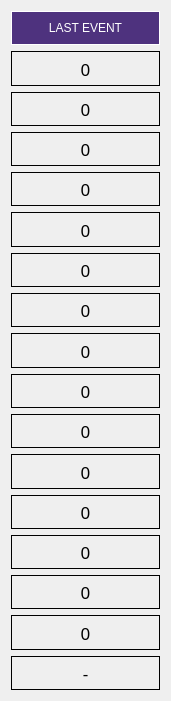
    <widget class="QWidget" name="verticalLayoutWidget_4">
     <property name="geometry">
      <rect>
       <x>660</x>
       <y>250</y>
       <width>171</width>
       <height>701</height>
      </rect>
     </property>
     <layout class="QVBoxLayout" name="verticalLayout_4">
      <item>
       <widget class="QLabel" name="label_5">
        <property name="styleSheet">
         <string notr="true">font: 75 16pt &quot;Bahnschrift&quot;;
background-color: rgb(78, 50, 126);
color:rgb(255,255,255);</string>
        </property>
        <property name="frameShape">
         <enum>QFrame::Panel</enum>
        </property>
        <property name="text">
         <string>LAST EVENT</string>
        </property>
        <property name="alignment">
         <set>Qt::AlignCenter</set>
        </property>
       </widget>
      </item>
      <item>
       <widget class="QLabel" name="label_errortime_1">
        <property name="font">
         <font>
          <family>Bahnschrift</family>
          <pointsize>13</pointsize>
         </font>
        </property>
        <property name="frameShape">
         <enum>QFrame::Panel</enum>
        </property>
        <property name="text">
         <string>0</string>
        </property>
        <property name="alignment">
         <set>Qt::AlignCenter</set>
        </property>
       </widget>
      </item>
      <item>
       <widget class="QLabel" name="label_errortime_2">
        <property name="font">
         <font>
          <family>Bahnschrift</family>
          <pointsize>13</pointsize>
         </font>
        </property>
        <property name="frameShape">
         <enum>QFrame::Panel</enum>
        </property>
        <property name="text">
         <string>0</string>
        </property>
        <property name="alignment">
         <set>Qt::AlignCenter</set>
        </property>
       </widget>
      </item>
      <item>
       <widget class="QLabel" name="label_errortime_3">
        <property name="font">
         <font>
          <family>Bahnschrift</family>
          <pointsize>13</pointsize>
         </font>
        </property>
        <property name="frameShape">
         <enum>QFrame::Panel</enum>
        </property>
        <property name="text">
         <string>0</string>
        </property>
        <property name="alignment">
         <set>Qt::AlignCenter</set>
        </property>
       </widget>
      </item>
      <item>
       <widget class="QLabel" name="label_errortime_4">
        <property name="font">
         <font>
          <family>Bahnschrift</family>
          <pointsize>13</pointsize>
         </font>
        </property>
        <property name="frameShape">
         <enum>QFrame::Panel</enum>
        </property>
        <property name="text">
         <string>0</string>
        </property>
        <property name="alignment">
         <set>Qt::AlignCenter</set>
        </property>
       </widget>
      </item>
      <item>
       <widget class="QLabel" name="label_errortime_5">
        <property name="font">
         <font>
          <family>Bahnschrift</family>
          <pointsize>13</pointsize>
         </font>
        </property>
        <property name="frameShape">
         <enum>QFrame::Panel</enum>
        </property>
        <property name="text">
         <string>0</string>
        </property>
        <property name="alignment">
         <set>Qt::AlignCenter</set>
        </property>
       </widget>
      </item>
      <item>
       <widget class="QLabel" name="label_errortime_6">
        <property name="font">
         <font>
          <family>Bahnschrift</family>
          <pointsize>13</pointsize>
         </font>
        </property>
        <property name="frameShape">
         <enum>QFrame::Panel</enum>
        </property>
        <property name="text">
         <string>0</string>
        </property>
        <property name="alignment">
         <set>Qt::AlignCenter</set>
        </property>
       </widget>
      </item>
      <item>
       <widget class="QLabel" name="label_errortime_7">
        <property name="font">
         <font>
          <family>Bahnschrift</family>
          <pointsize>13</pointsize>
         </font>
        </property>
        <property name="frameShape">
         <enum>QFrame::Panel</enum>
        </property>
        <property name="text">
         <string>0</string>
        </property>
        <property name="alignment">
         <set>Qt::AlignCenter</set>
        </property>
       </widget>
      </item>
      <item>
       <widget class="QLabel" name="label_errortime_8">
        <property name="font">
         <font>
          <family>Bahnschrift</family>
          <pointsize>13</pointsize>
         </font>
        </property>
        <property name="frameShape">
         <enum>QFrame::Panel</enum>
        </property>
        <property name="text">
         <string>0</string>
        </property>
        <property name="alignment">
         <set>Qt::AlignCenter</set>
        </property>
       </widget>
      </item>
      <item>
       <widget class="QLabel" name="label_errortime_9">
        <property name="font">
         <font>
          <family>Bahnschrift</family>
          <pointsize>13</pointsize>
         </font>
        </property>
        <property name="frameShape">
         <enum>QFrame::Panel</enum>
        </property>
        <property name="text">
         <string>0</string>
        </property>
        <property name="alignment">
         <set>Qt::AlignCenter</set>
        </property>
       </widget>
      </item>
      <item>
       <widget class="QLabel" name="label_errortime_10">
        <property name="font">
         <font>
          <family>Bahnschrift</family>
          <pointsize>13</pointsize>
         </font>
        </property>
        <property name="frameShape">
         <enum>QFrame::Panel</enum>
        </property>
        <property name="text">
         <string>0</string>
        </property>
        <property name="alignment">
         <set>Qt::AlignCenter</set>
        </property>
       </widget>
      </item>
      <item>
       <widget class="QLabel" name="label_errortime_11">
        <property name="font">
         <font>
          <family>Bahnschrift</family>
          <pointsize>13</pointsize>
         </font>
        </property>
        <property name="frameShape">
         <enum>QFrame::Panel</enum>
        </property>
        <property name="text">
         <string>0</string>
        </property>
        <property name="alignment">
         <set>Qt::AlignCenter</set>
        </property>
       </widget>
      </item>
      <item>
       <widget class="QLabel" name="label_errortime_12">
        <property name="font">
         <font>
          <family>Bahnschrift</family>
          <pointsize>13</pointsize>
         </font>
        </property>
        <property name="frameShape">
         <enum>QFrame::Panel</enum>
        </property>
        <property name="text">
         <string>0</string>
        </property>
        <property name="alignment">
         <set>Qt::AlignCenter</set>
        </property>
       </widget>
      </item>
      <item>
       <widget class="QLabel" name="label_errortime_13">
        <property name="font">
         <font>
          <family>Bahnschrift</family>
          <pointsize>13</pointsize>
         </font>
        </property>
        <property name="frameShape">
         <enum>QFrame::Panel</enum>
        </property>
        <property name="text">
         <string>0</string>
        </property>
        <property name="alignment">
         <set>Qt::AlignCenter</set>
        </property>
       </widget>
      </item>
      <item>
       <widget class="QLabel" name="label_errortime_14">
        <property name="font">
         <font>
          <family>Bahnschrift</family>
          <pointsize>13</pointsize>
         </font>
        </property>
        <property name="frameShape">
         <enum>QFrame::Panel</enum>
        </property>
        <property name="text">
         <string>0</string>
        </property>
        <property name="alignment">
         <set>Qt::AlignCenter</set>
        </property>
       </widget>
      </item>
      <item>
       <widget class="QLabel" name="label_errortime_15">
        <property name="font">
         <font>
          <family>Bahnschrift</family>
          <pointsize>13</pointsize>
         </font>
        </property>
        <property name="frameShape">
         <enum>QFrame::Panel</enum>
        </property>
        <property name="text">
         <string>0</string>
        </property>
        <property name="alignment">
         <set>Qt::AlignCenter</set>
        </property>
       </widget>
      </item>
      <item>
       <widget class="QLabel" name="label_errortime_16">
        <property name="font">
         <font>
          <family>Bahnschrift</family>
          <pointsize>13</pointsize>
         </font>
        </property>
        <property name="frameShape">
         <enum>QFrame::Panel</enum>
        </property>
        <property name="text">
         <string>-</string>
        </property>
        <property name="alignment">
         <set>Qt::AlignCenter</set>
        </property>
       </widget>
      </item>
     </layout>
    </widget>
